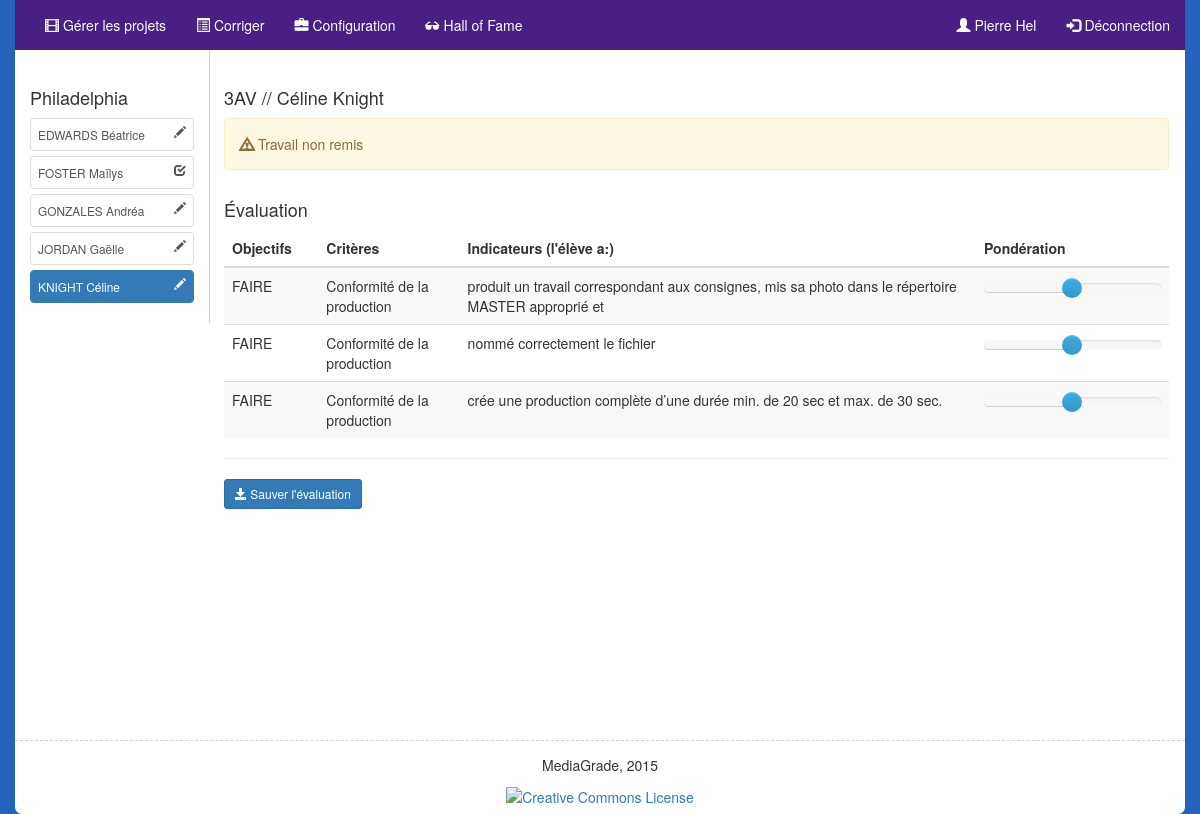
The app's page /rating.php?rate=9&user=196 (signed in) with its own data.
### tables this page shows
CREATE TABLE IF NOT EXISTS `users` (
  `id` int(11) NOT NULL AUTO_INCREMENT,
  `username` varchar(20) NOT NULL,
  `email` tinytext NOT NULL,
  `hash` varchar(255) NOT NULL,
  `name` varchar(20) NOT NULL,
  `last_name` varchar(20) NOT NULL,
  `class` varchar(5) NOT NULL,
  `is_staff` tinyint(1) NOT NULL,
  PRIMARY KEY (`username`),
  KEY `id` (`id`)
);

CREATE TABLE IF NOT EXISTS `projects` (
  `project_id` int(11) NOT NULL AUTO_INCREMENT,
  `periode` tinyint(4) NOT NULL,
  `instructions` varchar(8000) NOT NULL,
  `deadline` date NOT NULL,
  `project_name` text NOT NULL,
  `class` text NOT NULL,
  `assessment_id` text NOT NULL,
  `auto_assessment_id` text NOT NULL,
  `assessment_type` text NOT NULL,
  `skill_id` tinytext NOT NULL,
  `extension` text NOT NULL,
  `is_activated` tinyint(1) NOT NULL DEFAULT '1',
  PRIMARY KEY (`project_id`),
  KEY `id` (`project_id`)
);

CREATE TABLE IF NOT EXISTS `submitted` (
  `id` int(11) NOT NULL AUTO_INCREMENT,
  `user_id` int(11) NOT NULL,
  `file_path` text NOT NULL,
  `file_name` text NOT NULL,
  `answers` varchar(8000) NOT NULL,
  `project_id` int(11) NOT NULL,
  UNIQUE KEY `id` (`id`),
  KEY `id_2` (`id`)
);

### includes/langs/be_FR.php (called while the page is built, shortened)
<?php
$lang = array();
$lang['LANG'] = "fr";
$lang['FORGOT_PASS'] = "J'ai oublié mon mot de passe";
$lang['LOGIN'] = "S'identifier";
$lang['USERNAME'] = "Nom d'utilisateur";
$lang['NAME'] = "Prénom";
$lang['LAST_NAME'] = "Nom";
$lang['PASSWORD'] = "Mot de passe";
$lang['CONFIRM_PASSWORD'] = "Confirmez le mot de passe";
$lang['PASSWORD_MISMATCH'] = "Les mots de passe ne correspondent pas";
$lang['EMAIL'] = "Courriel";
$lang['TEACHER'] = "Professeur";
$lang['BACK'] = "Retour";
$lang['MY_PROFILE'] = "Mon profil";
$lang['CHANGE_PASS'] = "Changer de mot de passe";
$lang['ACTUAL_PASS'] = "Mot de passe actuel";
$lang['NEW_PASS'] = "Nouveau mot de passe";
$lang['CONFIRM_PASS'] = "Confirmez le mot de passe";
$lang['MODIFY'] = "Modifier";
$lang['MY_MAIL'] = "Mon adresse courriel";
$lang['SORRY'] = "Désolé!";
$lang['PROVIDE_PASSWORD'] = "Merci de fournir un mot de passe.";
$lang['ALL_FIELDS_REQUIRED'] = "Tous les champs sont obligatoires!";
$lang['PROVIDE_EMAIL'] = "Courriel non valide";
$lang['SAFE_PASSWORD'] = "Votre mot de passe doit contenir au moins 8 caractères, dont 1 en majuscule et 1 chiffre.";
$lang['ALREADY_USER'] = "Courriel ou nom d'utilisateur déjà utilisé";
$lang['USER_EXPLOIT'] = "\"Touche pas à ça, p'tit con!\"";
$lang['USER_INCLUSION_EXPLOIT'] = "Tentative de RFI détectée...";
$lang['NO_INSTRUCTIONS'] = "Désolé, les consignes ne sont pas (encore) disponibles.";
$lang['MAX_SIZE_REACHED'] = "Taille de fichier supérieure à 200 Mo. Vérifiez votre exportation.";
$lang['UNEXPECTED_FILE_TYPE'] = "Format de fichier inattendu.";
$lang['DIR_CREATION_ERROR'] = "Erreur lors de la création du répertoire.";
$lang['NO_FILE'] = "Choisissez un fichier!";
$lang['SELECT_FILE'] = "Sélectionnez un fichier";
$lang['REQUIRED_ANSWER'] = "Réponse requise!";
$lang['REQUIRED_ANSWER'] = "Réponse requise!";
$lang['INVALID_USER_PASS'] = "Nom d'utilisateur ou mot de passe invalide.";
$lang['GRADES'] = "Évaluations";
$lang['RESULTS'] = "Résultats";
$lang['INSTRUCTIONS'] = "Consignes";
$lang['SUBMIT'] = "Remises";
$lang['SKILLS'] = "Compétences";
$lang['ACCOUNT'] = "Compte";
$lang['GALLERY'] = "Hall of Fame";
$lang['MY_GALLERY'] = "Mes projets";
$lang['GRADE_BOOK'] = "Mes compétences";
$lang['LOGOUT'] = "Déconnection";
$lang['MANAGE_PROJECTS'] = "Gérer les projets";
$lang['RATE'] = "Corriger";
$lang['CONFIG'] = "Configuration";
$lang['NEW_PROJECT'] = "Nouveau projet";
$lang['NO_PDF_READER'] = "<p>It appears your Web browser is not configured to display PDF files.
                            No worries, just <a href='123.pdf'>click here to download the PDF file.</a></p>";
$lang['SUBMIT_FILE'] = "Remise du fichier";
$lang['SELF_ASSESSMENT'] = "Auto-évaluation";
$lang['SUBMIT_WORK'] = "Je remets mon travail";
$lang['DISACTIVATE_PROJECT'] = "Désactiver le projet";
$lang['ACTIVATE_PROJECT'] = "Activer le projet";
$lang['SUBMITTED_FILE'] = "Fichier remis:";
$lang['NOT_GRADED_YET'] = "<p>Votre travail n'a pas encore été évalué.</p>";
$lang['PERCENT'] = "Pourcentage";
?>

### templates/rating.php (the view, shortened to what this page needs)
<div class="row">
   <aside id="projects" class="col-md-2 bs-docs-sidebar">
       <nav itemscope itemtype="http://schema.org/SiteNavigationElement">
           <h4><?= $project["project_name"]?></h4>
           <ul class="list-group small" itemprop="project">
               <?php foreach($users as $user_list): ?>
                   <li><a class="list-group-item <?= ($user_list["id"] == $_GET["user"]) ? "active" : ""?>" href="rating.php?rate=<?= $project["project_id"] ?>&user=<?= $user_list["id"]?>"> <?= strtoupper($user_list["last_name"]) . " " . $user_list["name"]?><span class="<?= ($user_list["is_rated"] ? "glyphicon glyphicon-check" : "glyphicon glyphicon-pencil") ?> pull-right"></a></li>
               <?php endforeach ?>
           </ul>
       </nav>
   </aside>
   <main class="col-md-10" id="content">
       <div class="row">
           <div class="col-md-12">
               <h4><?= $user["class"]?> // <?= $user["name"] . " " . $user["last_name"]?></h4>
               <?php if (isset($submitted[0]["file_path"])): ?>
                   <?php if ($extension == "mp4" || $extension == "mov" || $extension == "avi"): ?>
                       <video width="50%" controls preload="metadata">
                           <source src="<?= $submitted[0]["file_path"] . $submitted[0]["file_name"] ?>" type="video/mp4">
                           <p><?= $lang['NO_HTML5_VIDEO'] ?> <a href="<?= $submitted[0]["file_path"]?>"><?= $lang['HERE'] ?></a></p>
                       </video>
                   <?php elseif($extension == "jpg" || $extension == "jpeg" || $extension == "png" || $extension == "gif"): ?>
                       <img alt="<?= $user["name"] . " " . $user["last_name"] . " / " . $project["project_name"]?>" src="<?= $submitted[0]["file_path"] . "thumb_" . $submitted[0]["file_name"]?>" height="300px" />
                   <?php endif ?>
               <pre style="margin-top:1em"><a href="<?= $submitted[0]["file_path"] . $submitted[0]["file_name"] ?>"><?= $submitted[0]["file_path"] . $submitted[0]["file_name"] ?></a></pre>
               <?php else: ?>
               <div class="alert alert-warning" role="alert"><span class="glyphicon glyphicon-warning-sign"></span> <?= $lang['NOT_SUBMITTED'] ?></div>
               <?php endif ?>
           </div>
       </div>
        <div class="row">
           <div class="col-md-12">
               <h4>Évaluation</h4>
               <form action="rating.php" method="post" id="form" role="form">
                <table id="rows" class="table table-striped">
        	            <col width="10%">
                       <col width="15%">
                       <col width="55%">
                       <col width="10%">
        	            <thead>
                        <tr>
	                        <th><?= $lang['SKILLS_GROUP'] ?></th>
	                        <th><?= $lang['CRITERIA'] ?></th>
	                        <th><?= $lang['CURSORS'] ?></th>
	                        <th><?= $lang['RATING'] ?></th>
                        </tr>
                    </thead>
                    <tbody>
                        <?php foreach ($criteria as $key_obj => $objective): ?>
                           <?php foreach ($objective as $key_cri => $criterion): ?>
                               <?php foreach ($criterion as $cursor => $val): ?>
                           <tr>
                               <td><?= $key_obj ?></td>
                               <td><?= $key_cri ?></td>
                               <td><?= $val ?></td>
                               <td><input type="text" class="slider" data-slider-value="<?php if($is_rated) echo($rated[$cursor]["user_grade"]);
                               else echo("5") ?>" value="<?= ($is_rated ? $rated[$cursor]["user_grade"] : "5") ?>
                               </td>
                           </tr>
                               <?php endforeach ?>
                           <?php endforeach ?>
                        <?php endforeach ?>
                       </tbody>
                   </table>
               <hr />
               <button type="submit" class="btn btn-primary btn-sm"><span class="glyphicon glyphicon-save"></span><?=$lang['SAVE_RATING']?></button>
           </form>
       </div>
   </main>

### templates/menu.php (shortened to what this page needs)
<nav class="navbar navbar-default navbar-fixed-top" id="menu">
    <div class="container" <?= ($_SESSION["admin"] ? 'style="background-color:#482084;"' : '') ?>>
        <div id="navbar" class="navbar-collapse collapse">
            <ul class="nav navbar-nav">
            <?php if($_SESSION["admin"]):?>
                 <li><a href="admin.php"><span class="glyphicon glyphicon-film"></span> <?=$lang['MANAGE_PROJECTS']?> </a></li>
                 <li><a href="rating.php"><span class="glyphicon glyphicon-list-alt"></span> <?=$lang['RATE']?></a></li>
                 <li><a href="config.php"><span class="glyphicon glyphicon-briefcase"></span> <?=$lang['CONFIG']?></a></li>
            <?php endif ?>
                 <li><a href="gallery.php"><span class="glyphicon glyphicon-sunglasses"></span> <?=$lang['GALLERY']?></a></li>
            </ul>
            <ul class="nav navbar-nav navbar-right">
                 <li><a href="profile.php"><span class="glyphicon glyphicon-user"></span> <?= $username[0]["name"] . " " . $username[0]["last_name"] ?></a></li>
                 <li><a href="logout.php"><span class="glyphicon glyphicon-log-in"></span> <?=$lang['LOGOUT']?></a></li>
            </ul>
         </div>
     </div>
</nav>

### public/css/styles.css (style rules this page uses)
.container { background: white; -webkit-border-radius: 0 0 7px 7px; -moz-border-radius: 0 0 7px 7px; border-radius: 0 0 7px 7px; }
.list-group-item { margin: 5px 0; padding: 7px; }
.navbar-default { -moz-box-shadow: none; -webkit-box-shadow: none; background-color: transparent; background-image: none; border: none; box-shadow: none; }
.navbar-default .navbar-nav>li>a { color: #FFF }
main { padding-bottom:5em; }
aside { padding-top:2em; border-right: lightgray solid 1px; margin-right:-1px; }
aside ul { padding-left: 0 }
aside ul li { list-style-type: none }
body { background-color: #2664BB; padding-top: 50px; }
main { padding-bottom: 2em; padding-top: 0; }
main .row:first-child, main form:first-child { padding-top:2em; }
nav .container { padding-bottom: 0; background-color: #0B3269; // background-image: url('../img/banner_av.jpg'); -webkit-border-radius: 0px; -moz-border-radius: 0px; border-radius: 0px; }
.bs-docs-sidebar { // height: 100vh; }

### public/css/sticky-footer.css (style rules this page uses)
html, body { height: 100%; }
.container { min-height: 100%; height: auto !important; height: 100%; margin: 0 auto -60px; padding-bottom: 60px; }

### records on screen
users: name "Pierre", last_name "Hel"
projects: project_name "Philadelphia"
users: last_name "EDWARDS", name "Béatrice"
submitted: users.last_name "FOSTER", users.name "Maïlys"
users: last_name "GONZALES", name "Andréa"
users: last_name "JORDAN", name "Gaëlle"
users: class "3AV", name "Céline", last_name "Knight"

### other values on screen
$lang['MANAGE_PROJECTS'] "Gérer les projets"
$lang['RATE'] "Corriger"
$lang['CONFIG'] "Configuration"
$lang['GALLERY'] "Hall of Fame"
$lang['LOGOUT'] "Déconnection"
$user_list["last_name"] "KNIGHT"
$user_list["name"] "Céline"
$lang['NOT_SUBMITTED'] "Travail non remis"
$lang['SKILLS_GROUP'] "Objectifs"
$lang['CRITERIA'] "Critères"
$lang['CURSORS'] "Indicateurs (l'élève a:)"
$lang['RATING'] "Pondération"
$key_obj "FAIRE"
$key_cri "Conformité de la production"
$val "produit un travail correspondant aux consignes, mis sa photo dans le répertoire MASTER approprié et"
